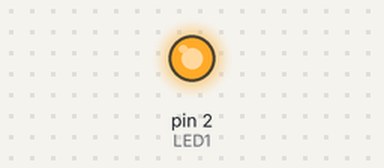
Recording of a sketch running on a simulated Arduino Uno, built with avr-gcc and run on an emulated ATmega328P. Shown: output pins drawn as LEDs (lit = HIGH).

Above: at 0.5 s.
At 23.5 s:
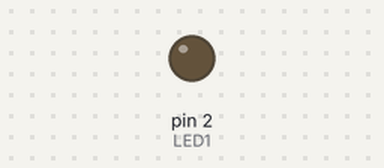
Timing chart, 0 to 28.6 s (numbered marks = the images above):
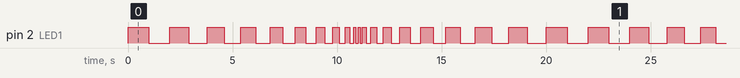

Measured:
- by itself, pin 2 (LED1): moves between LOW and HIGH, repeating every 22.0 s
- by itself, everything shown: repeats every 22.0 s, in 40 steps

The sketch:

Loop2.ino
```cpp
#define LED1 2

void setup() {
  pinMode(LED1, OUTPUT);
}

void loop() {
  int ms = 1000;
  int ms2 = 100;
  for (int i = 0; i < 10; i++) {
    digitalWrite(LED1,HIGH);
    delay(ms);
    digitalWrite(LED1,LOW);
    delay(ms);
    ms = ms - 100;
  }
  for (int j = 0; j < 10; j++) {
    digitalWrite(LED1,HIGH);
    delay(ms2);
    digitalWrite(LED1,LOW);
    delay(ms2);
    ms2 = ms2 + 100;
  }
}
```
